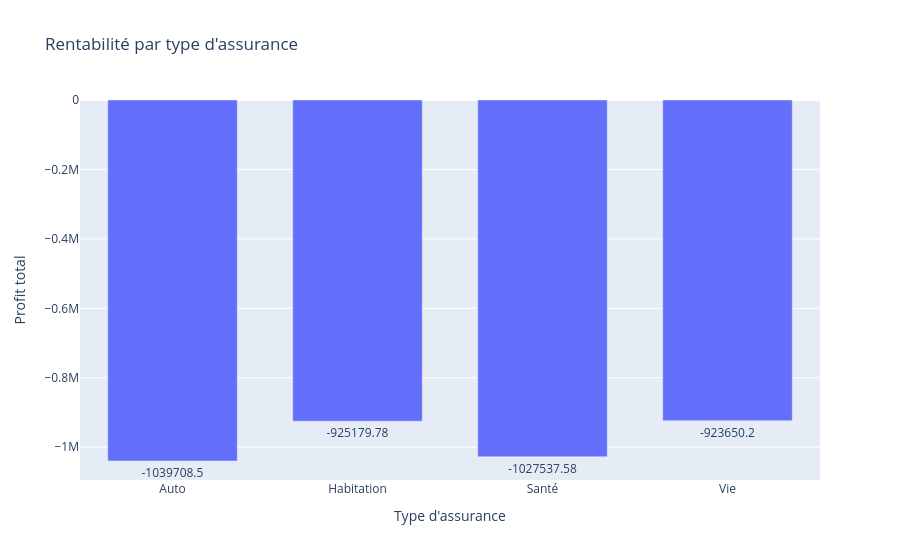

This figure's notebook cell:
### Code cell
profit_par_assurance = (
    data_assurance
    .groupby("type_assurance")["profit_client"]
    .sum()
    .reset_index(name="profit_total")
)

fig = go.Figure(
    data=[go.Bar(
        x=profit_par_assurance["type_assurance"],
        y=profit_par_assurance["profit_total"],
        text=profit_par_assurance["profit_total"],
        textposition="outside"
    )]
)

fig.update_layout(
    title="Rentabilité par type d'assurance",
    xaxis_title="Type d'assurance",
    yaxis_title="Profit total",
    bargap=0.3
)

fig.show()

### Figure 1 — Plotly figure (JSON) as saved in the notebook; plotly's stock layout.template omitted (floating-point values rounded to 4 significant figures)
{"data": [{"text": [-1040000.0, -925200.0, -1028000.0, -923700.0], "textposition": "outside", "type": "bar", "x": ["Auto", "Habitation", "Santé", "Vie"], "y": [-1040000.0, -925200.0, -1028000.0, -923700.0]}], "layout": {"bargap": 0.3, "title": {"text": "Rentabilité par type d'assurance"}, "xaxis": {"title": {"text": "Type d'assurance"}}, "yaxis": {"title": {"text": "Profit total"}}}}
